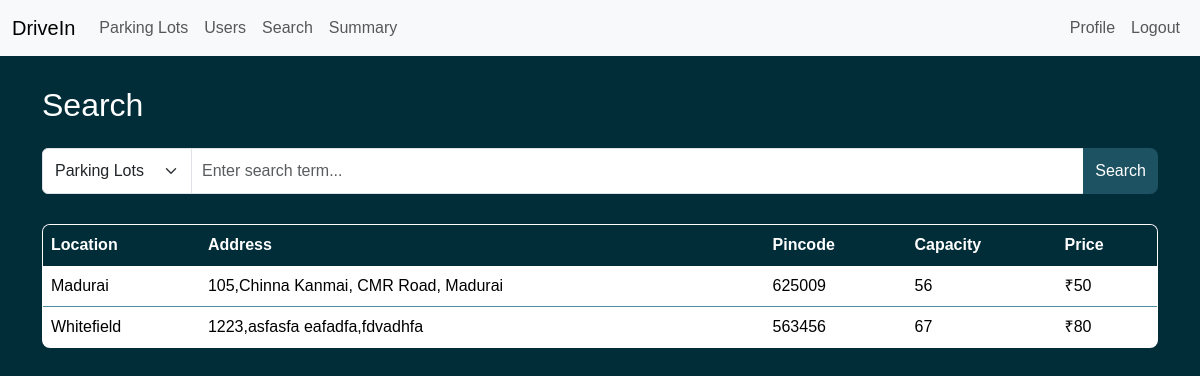
The app's page /search (signed in) with its own data.
### models/models.py (models this page shows)
class ParkingLot(db.Model):
    __tablename__ = 'parking_lot'
    lot_id = db.Column(db.Integer, primary_key=True)
    location = db.Column(db.String(200), nullable=False)
    price = db.Column(db.Integer, nullable=False)
    address = db.Column(db.String(200), nullable=False)
    pincode = db.Column(db.String(6), nullable=False)
    capacity = db.Column(db.Integer, nullable=False)
    spots = db.relationship('ParkingSpot', backref='lot', lazy=True)

### controllers/routes.py (the view, shortened to what this page needs)
@app.route('/search')
def search():
    if 'user' not in session or not session.get('is_admin'):
        flash('Admin access required!')
        return redirect(url_for('login'))
    search_type = request.args.get('type', 'lots')
    query = request.args.get('q', '')
    results = {}
    if search_type == 'lots':
        if query:
            results['lots'] = ParkingLot.query.filter(
                (ParkingLot.location.ilike(f'%{query}%')) |
                (ParkingLot.address.ilike(f'%{query}%')) |
                (ParkingLot.pincode.ilike(f'%{query}%'))
            ).all()
        else:
            results['lots'] = ParkingLot.query.all()
    return render_template('search.html', search_type=search_type, query=query, results=results)

### templates/search.html (shortened to what this page needs)
{% extends "base.html" %}
{% block content %}
<div class="search-container" style="margin-top: 30px;">
    <h2 class="mb-4">Search</h2>
    <form method="GET" action="{{ url_for('search') }}" id="searchForm">
        <div class="input-group">
            <select class="form-select" id="searchType" name="type" style="max-width: 150px;" onchange="updatePlaceholder()">
                <option value="lots" {% if search_type == 'lots' %}selected{% endif %}>Parking Lots</option>
            </select>
            <input type="text" class="form-control" id="searchQuery" name="q" placeholder="Enter search term..." value="{{ query }}">
            <button class="btn btn-custom" type="submit">
                 Search
            </button>
        </div>
    </form>
    {% if search_type == 'lots' %}
    <div class="table-responsive" style="margin-top: 30px;">
        {% if results.get('lots') %}
            <table class="table table-custom">
                <thead class="table-dark">
                    <tr>
                        <th>Location</th>
                        <th>Address</th>
                        <th>Pincode</th>
                        <th>Capacity</th>
                        <th>Price</th>
                    </tr>
                </thead>
                <tbody>
                    {% for lot in results['lots'] %}
                    <tr>
                        <td>{{ lot.location }}</td>
                        <td>{{ lot.address }}</td>
                        <td>{{ lot.pincode }}</td>
                        <td>{{ lot.capacity }}</td>
                        <td>₹{{ lot.price }}</td>
                    </tr>
                    {% endfor %}
                </tbody>
            </table>
        {% endif %}
    </div>
    {% endif %}
</div>
{% endblock %}

### templates/base.html (style rules this page uses)
body { background-color: #012d39; font-family: 'Arial', sans-serif; color: white; }
.form-control { border-radius: 8px; padding: 10px; font-size: 16px; }
.btn-custom { background-color: #1d5262; color: white; border: none; border-radius: 8px; padding-top: 10px; padding-bottom: 10px; }
.table-custom { background-color: white; border-radius: 8px; overflow: hidden; border: 1px solid; border-color: #4f8da0; }
.table-custom thead { background-color: #012d39; color: white; }
.table-custom thead th { background-color: #012d39; color: white; border-color: #012d39; }
.table-custom tbody tr:nth-child(even) { background-color: #f8f9fa; }

### records on screen
ParkingLot: location "Madurai", address "105,Chinna Kanmai, CMR Road, Madurai", pincode "625009", capacity "56", price "50"
ParkingLot: location "Whitefield", address "1223,asfasfa eafadfa,fdvadhfa", pincode "563456", capacity "67", price "80"
